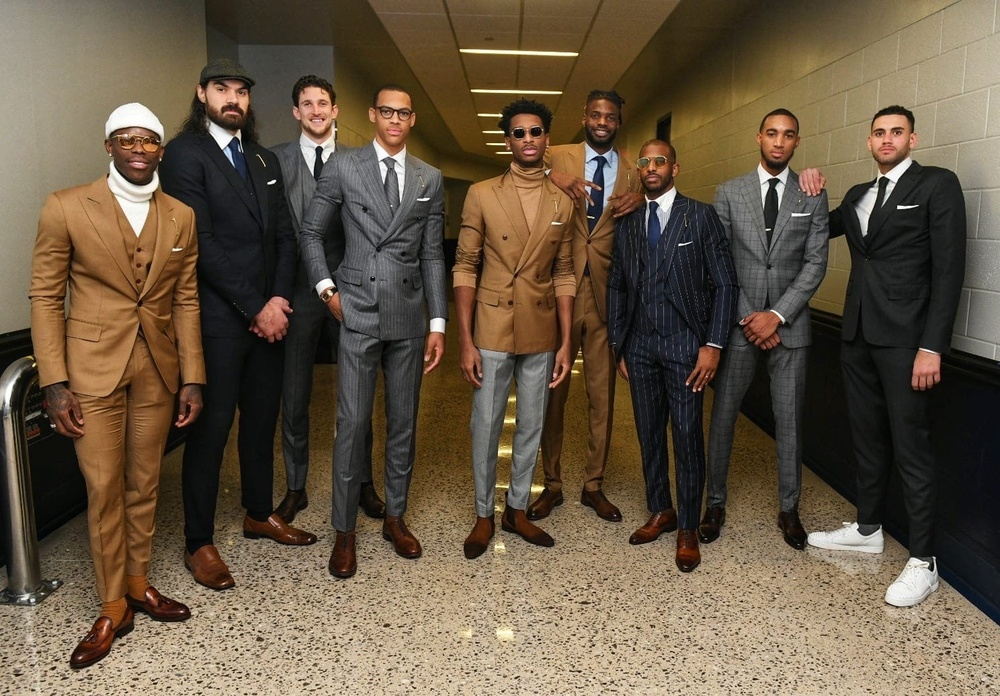
#> input picture Photos/Group.jpeg, 1000 x 696 px, shrunk from 1488 x 1035 before the run
$ python histogram.py
#> lines starting #> are read from the running program, lines starting #| are printed output that depends on the picture; after the words box and inside, x2 and y2 are one past the last pixel; in counts of white or black regions, pixels touching at a corner belong together
import cv2 as cv
import numpy as np
import matplotlib.pyplot as plt


if __name__ == '__main__':
    img = cv.imread('../Photos/Group.jpeg')
#> img is the input picture: shape (696, 1000, 3); mean B, G, R 67.3, 86.8, 102.3
    cv.imshow('Group Photo', img)

    gray_img = cv.cvtColor(img, cv.COLOR_BGR2GRAY)
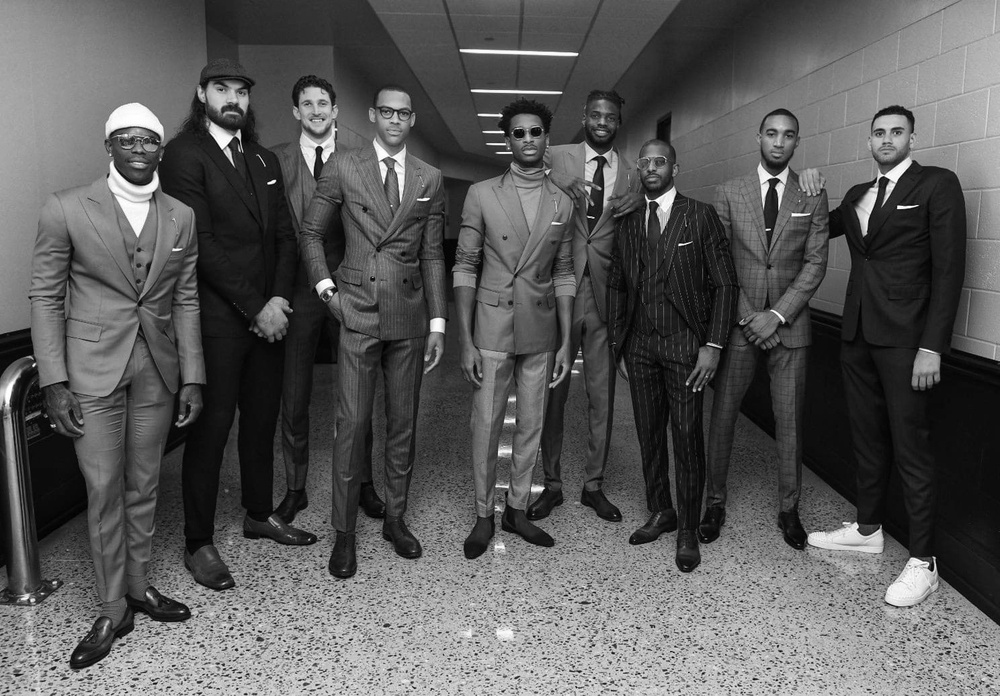
#> gray_img: shape (696, 1000); min 0, max 255, mean 89.2
    cv.imshow('Grayscale Group Photo', gray_img)

    # Mask Creation
    blank = np.zeros(img.shape[:2], dtype='uint8')
    mask = cv.circle(blank.copy(), (img.shape[1] // 2, img.shape[0] // 2), 100, 255, -1)
    cv.imshow('Circle', mask)
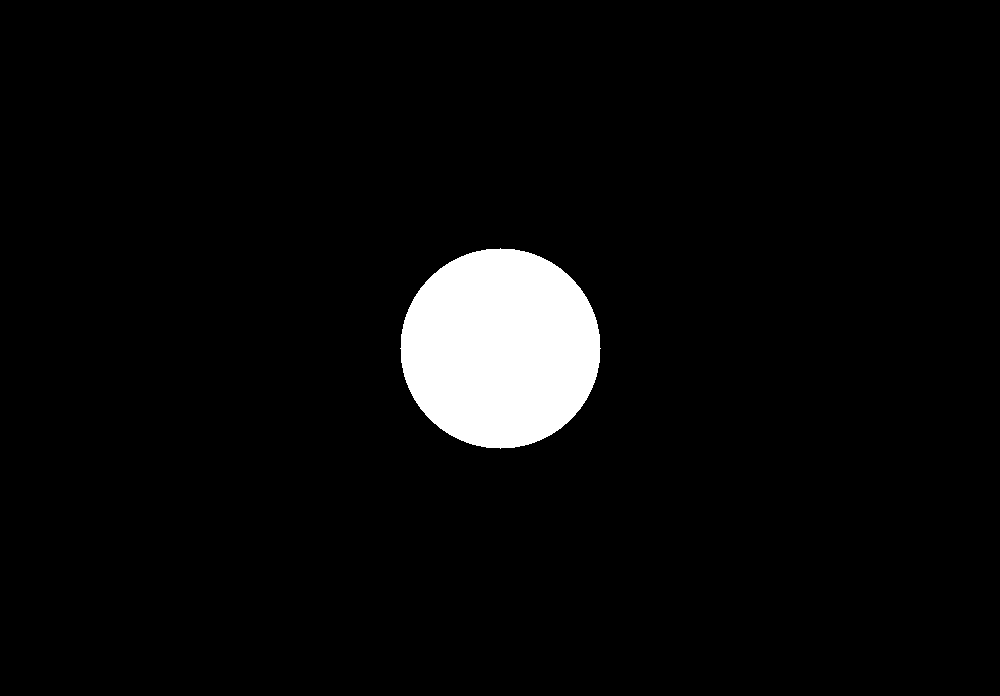
#> window 'Circle': shape (696, 1000); 4.5% white; 1 white region, box (x1, y1, x2, y2) and area: (400, 248, 601, 449) 31417

    masked_image = cv.bitwise_and(img, img, mask=mask)
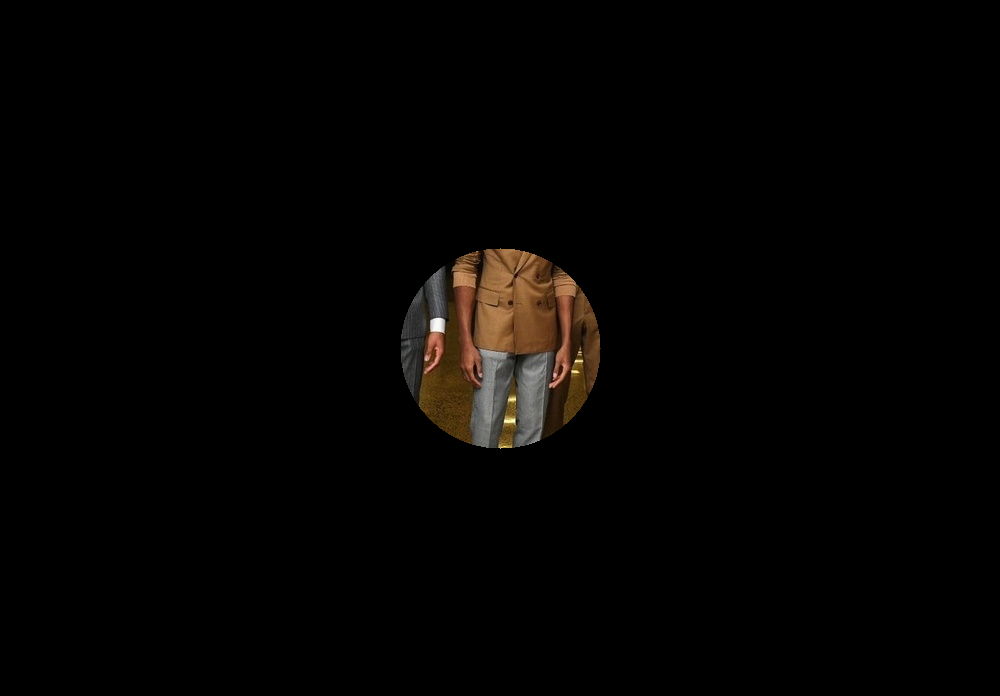
#> masked_image: shape (696, 1000, 3); mean B, G, R 2.3, 3.4, 4.5
    cv.imshow('Masked Image', masked_image)

    # Compute Grayscale Histogram
    gray_hist = cv.calcHist([gray_img], [0], mask, [256], [0, 256])
#> gray_hist = 256 values, max 452 at index 59, min 0 at index 0, mean 122.7
    plt.figure()
    plt.title('Grayscale Hist')
    plt.xlabel('Bins')
    plt.ylabel('# of pixels')
    plt.plot(gray_hist)
    plt.xlim([0, 256])
    plt.show()
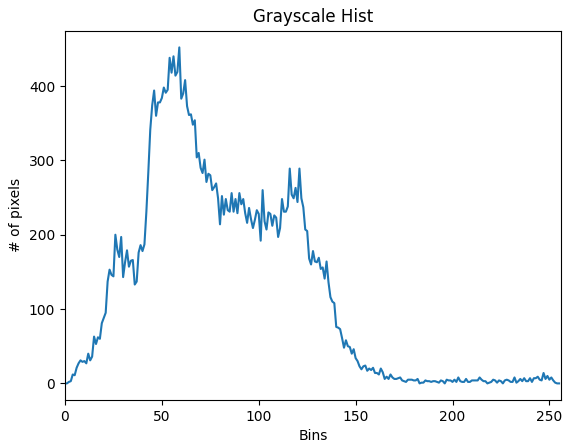
#> figure drawn by matplotlib, 1 panel; curve peaks at x = 59, y = 452

    # [10 lines of commented-out code are left out]

    plt.show()

    cv.waitKey(0)

$ run again, with Photos/Bazley.png saved as Photos/Group.jpeg
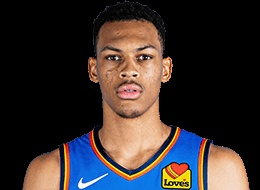
#> input picture Photos/Bazley.png, 260 x 190 px
#> img is the input picture: shape (190, 260, 3); mean B, G, R 45.9, 47.4, 56.3
#> `cv.imshow('Circle', mask)`:
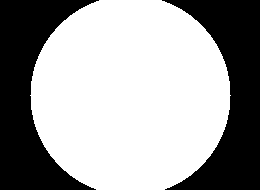
#> window 'Circle': shape (190, 260); 62.8% white; 2 black regions, box (x1, y1, x2, y2) and area: (0, 0, 99, 190) 9293, (162, 0, 260, 190) 9103
#> gray_hist = 256 values, max 12895 at index 0, min 0 at index 232, mean 121.1
#> `plt.show()`:
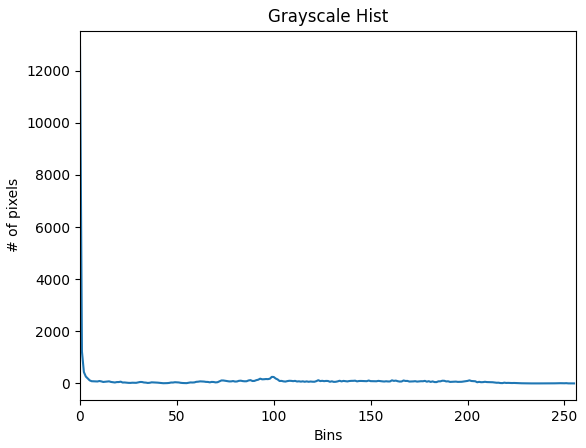
#> figure drawn by matplotlib, 1 panel; curve peaks at x = 0, y = 12895

$ run again, with Photos/Dort.png saved as Photos/Group.jpeg
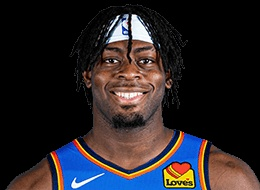
#> input picture Photos/Dort.png, 260 x 190 px
#> img is the input picture: shape (190, 260, 3); mean B, G, R 38.7, 36, 41.6
#> `cv.imshow('Circle', mask)`:
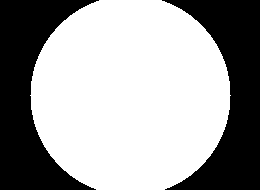
#> window 'Circle': shape (190, 260); 62.8% white; 2 black regions, box (x1, y1, x2, y2) and area: (0, 0, 99, 190) 9293, (162, 0, 260, 190) 9103
#> gray_hist = 256 values, max 11146 at index 0, min 1 at index 193, mean 121.1
#> `plt.show()`:
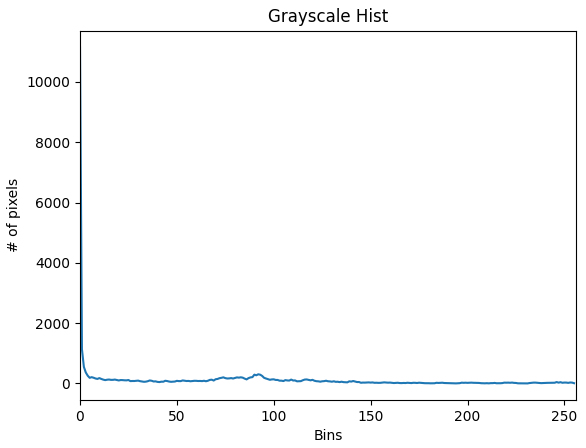
#> figure drawn by matplotlib, 1 panel; curve peaks at x = 0, y = 11146
